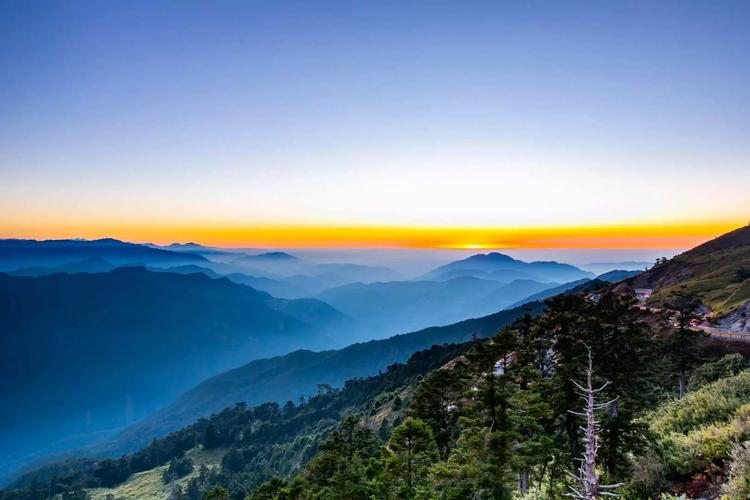
#> input picture template/image_work/save/topas_101_yushannationalpark_0.jpeg, 750 x 500 px; its folder holds 4 pictures in this run
$ python image_parser.py   (older library calls are emulated)
#> lines starting #> are read from the running program, lines starting #| are printed output that depends on the picture
import os
import json
from pathlib import Path
from PIL import Image
from PIL import ImageFile
ImageFile.LOAD_TRUNCATED_IMAGES = True

def resize_images_in_dir():
    LOCAL_PATH = "save/"
    # result = list(Path(LOCAL_PATH).rglob('*.[Jj][Pp][Gg]')) # for jpg
    result = list(Path(LOCAL_PATH).rglob('*.[Jj][Pp][Ee][Gg]')) # for jpeg
    print(result)
    success_list = []
    size = 750, 750
    BASE_SIZE = 750
    ABSOLUTE_SIZE = (122, 122) # Change image to square
    mobile_flag = True
    for each_jpg in result:
        if '/mobile/' in str(each_jpg):
            continue

        img = Image.open(each_jpg)
#> img is the input picture: PIL image 750x500 RGB; mean R, G, B 107, 129.7, 150.2
        width, height = img.size
#> width = 750; height = 500
        if width > height:
            ratio = width / height
#> ratio = 1.5
            size = (int(BASE_SIZE * ratio), BASE_SIZE)
#> size = (1125, 750)
        else:
            ratio = height / width
            size = (BASE_SIZE, int(BASE_SIZE * ratio))

        size = ABSOLUTE_SIZE
        if img.mode in ("RGBA", "P"):
            img = img.convert("RGB")

        img.thumbnail(size, Image.ANTIALIAS)
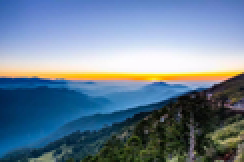
#> img: PIL image 122x81 RGB (shown 2 times larger); mean R, G, B 106.9, 129.6, 150.1
        success_list.append(each_jpg)
        if mobile_flag:
            parsed_file_name = str(each_jpg).split('/')
            parsed_file_name.insert(len(parsed_file_name)-1, 'mobile')
            parsed_file_name = '/'.join(parsed_file_name)
        else:
            parsed_file_name = str(each_jpg)
        parsed_file_name = parsed_file_name.lower().replace('.jpg', '.jpeg')
        img.save(parsed_file_name, 'JPEG')
        print(len(success_list))
#> pass 2 of the loop in resize_images_in_dir, `for each_jpg in result:`:
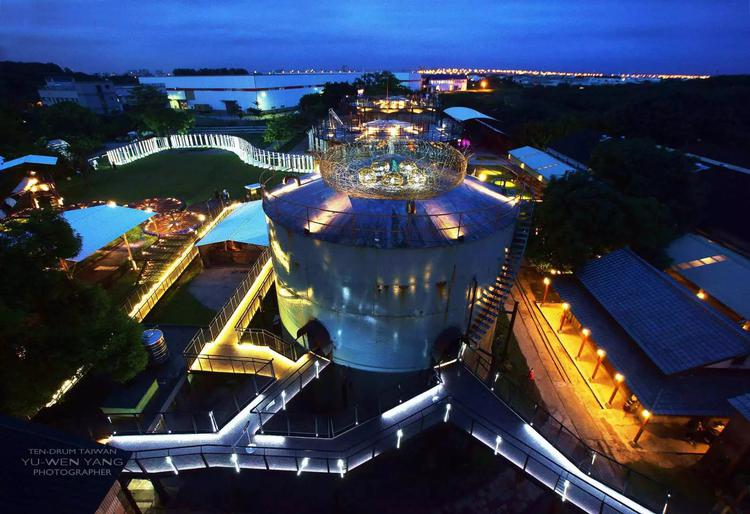
#> input picture template/image_work/save/topas_102_tendrumculturalvillage_1.jpeg, 750 x 514 px
#> in resize_images_in_dir, img is the input picture: PIL image 750x514 RGB; mean R, G, B 51.1, 59.5, 81.1
#> in resize_images_in_dir, `img.thumbnail(size, Image.ANTIALIAS)`:
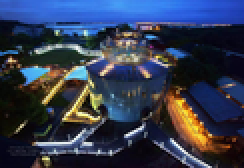
#> img: PIL image 122x84 RGB (shown 2 times larger); mean R, G, B 51, 59.4, 81
#> pass 3 of the loop in resize_images_in_dir, `for each_jpg in result:`:
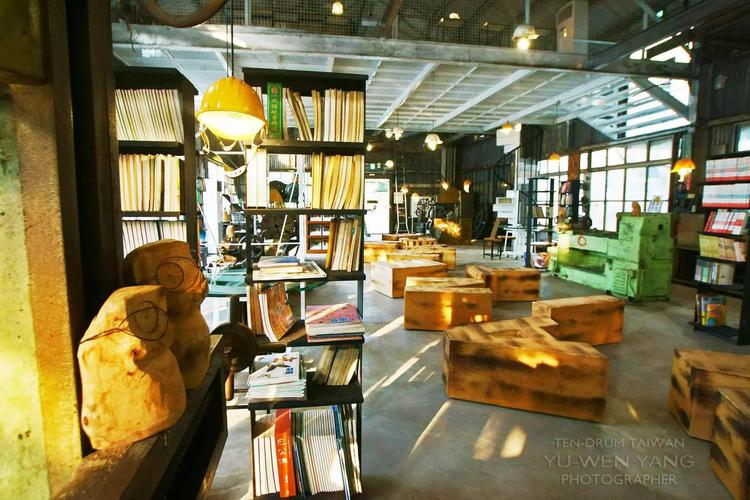
#> input picture template/image_work/save/topas_102_tendrumculturalvillage_3.jpeg, 750 x 500 px
#> in resize_images_in_dir, img is the input picture: PIL image 750x500 RGB; mean R, G, B 124.4, 114.4, 77.9
#> in resize_images_in_dir, `img.thumbnail(size, Image.ANTIALIAS)`:
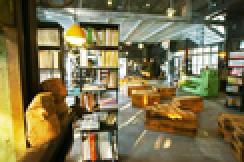
#> img: PIL image 122x81 RGB (shown 2 times larger); mean R, G, B 124.2, 114.2, 77.8
#> the loop made 4 passes; the first 3 are shown

if __name__ == "__main__":
    # with open('temp.json') as f:
    #     data = json.load(f)
    # replace_image_extension_to_jpeg(data)

    resize_images_in_dir()
